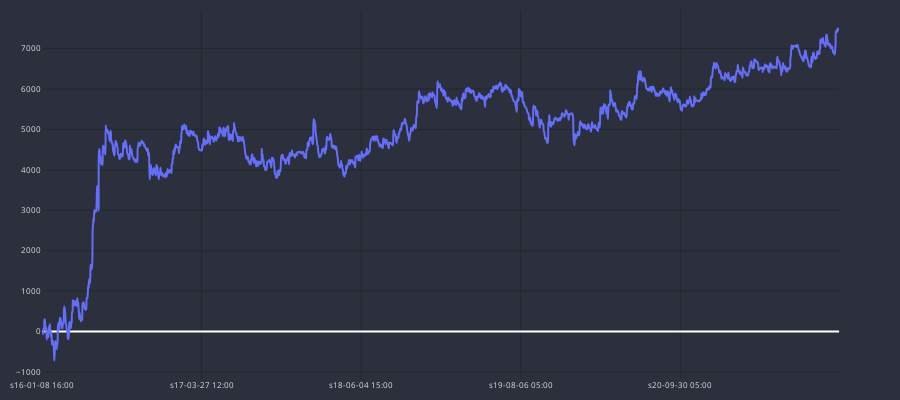
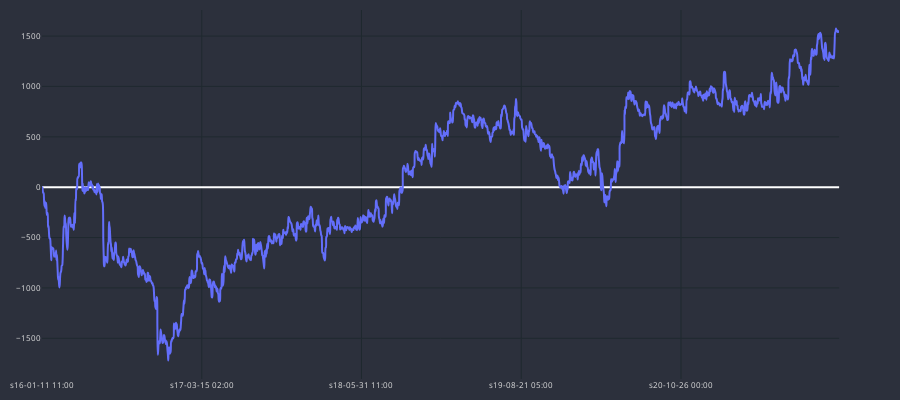
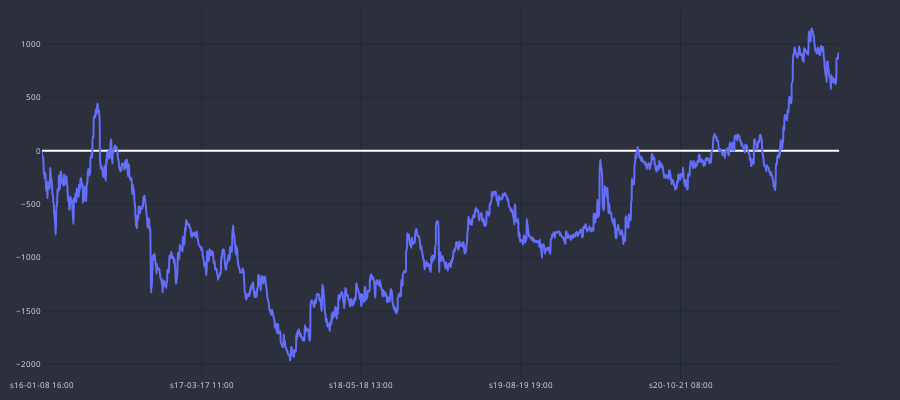

The code cell stored with these charts, in order, in its notebook:
### Code cell
for curr in df_MA_10_MA_20[df_MA_10_MA_20.total_gain > 0].pair.unique():
    temp_gains = df_ma_trades_h1[(df_ma_trades_h1.cross==cross)&
                           (df_ma_trades_h1.pair==curr)].copy()
    print(curr, int(temp_gains.GAIN.sum()))
    cp = CandlePlot(temp_gains, candles=False)
    cp.show_plot(line_traces=['GAIN_C'])

### Figure 1 — Plotly figure (JSON) as saved in the notebook; plotly's stock layout.template omitted (floating-point values rounded to 4 significant figures; data arrays with more than 128 entries replaced by an {"elided": "..."} marker saying what was removed)
{"data": [{"line": {"shape": "spline", "width": 2}, "name": "GAIN_C", "type": "scatter", "x": {"elided": "2014 str values"}, "xaxis": "x", "y": {"elided": "2014 float values"}, "yaxis": "y"}], "layout": {"font": {"color": "#e1e1e1", "size": 8}, "height": 400, "margin": {"b": 10, "l": 10, "r": 10, "t": 10}, "paper_bgcolor": "#2c303c", "plot_bgcolor": "#2c303c", "width": 900, "xaxis": {"anchor": "y", "domain": [0, 0.94], "gridcolor": "#1f292f", "nticks": 5, "rangeslider": {"visible": false}}, "yaxis": {"anchor": "x", "domain": [0, 1], "gridcolor": "#1f292f"}, "yaxis2": {"anchor": "x", "gridcolor": "#1f292f", "overlaying": "y", "side": "right"}}}

### Figure 2 — Plotly figure (JSON) as saved in the notebook; plotly's stock layout.template omitted (floating-point values rounded to 4 significant figures; data arrays with more than 128 entries replaced by an {"elided": "..."} marker saying what was removed)
{"data": [{"line": {"shape": "spline", "width": 2}, "name": "GAIN_C", "type": "scatter", "x": {"elided": "1977 str values"}, "xaxis": "x", "y": {"elided": "1977 float values"}, "yaxis": "y"}], "layout": {"font": {"color": "#e1e1e1", "size": 8}, "height": 400, "margin": {"b": 10, "l": 10, "r": 10, "t": 10}, "paper_bgcolor": "#2c303c", "plot_bgcolor": "#2c303c", "width": 900, "xaxis": {"anchor": "y", "domain": [0, 0.94], "gridcolor": "#1f292f", "nticks": 5, "rangeslider": {"visible": false}}, "yaxis": {"anchor": "x", "domain": [0, 1], "gridcolor": "#1f292f"}, "yaxis2": {"anchor": "x", "gridcolor": "#1f292f", "overlaying": "y", "side": "right"}}}

### Figure 3 — Plotly figure (JSON) as saved in the notebook; plotly's stock layout.template omitted (floating-point values rounded to 4 significant figures; data arrays with more than 128 entries replaced by an {"elided": "..."} marker saying what was removed)
{"data": [{"line": {"shape": "spline", "width": 2}, "name": "GAIN_C", "type": "scatter", "x": {"elided": "2048 str values"}, "xaxis": "x", "y": {"elided": "2048 float values"}, "yaxis": "y"}], "layout": {"font": {"color": "#e1e1e1", "size": 8}, "height": 400, "margin": {"b": 10, "l": 10, "r": 10, "t": 10}, "paper_bgcolor": "#2c303c", "plot_bgcolor": "#2c303c", "width": 900, "xaxis": {"anchor": "y", "domain": [0, 0.94], "gridcolor": "#1f292f", "nticks": 5, "rangeslider": {"visible": false}}, "yaxis": {"anchor": "x", "domain": [0, 1], "gridcolor": "#1f292f"}, "yaxis2": {"anchor": "x", "gridcolor": "#1f292f", "overlaying": "y", "side": "right"}}}
